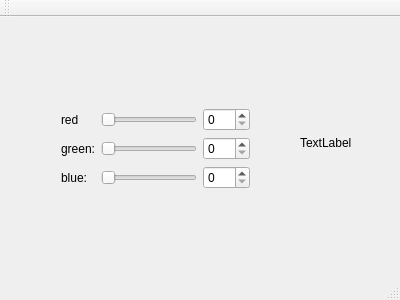
<?xml version="1.0" encoding="UTF-8"?>
<ui version="4.0">
 <class>MainWindow</class>
 <widget class="QMainWindow" name="MainWindow">
  <property name="geometry">
   <rect>
    <x>0</x>
    <y>0</y>
    <width>400</width>
    <height>300</height>
   </rect>
  </property>
  <property name="windowTitle">
   <string>MainWindow</string>
  </property>
  <widget class="QWidget" name="centralWidget">
   <widget class="QWidget" name="gridLayoutWidget">
    <property name="geometry">
     <rect>
      <x>50</x>
      <y>80</y>
      <width>211</width>
      <height>106</height>
     </rect>
    </property>
    <layout class="QGridLayout" name="gridLayout">
     <item row="3" column="0">
      <widget class="QLabel" name="labelBlue">
       <property name="text">
        <string>blue:</string>
       </property>
      </widget>
     </item>
     <item row="1" column="1">
      <widget class="QSlider" name="horizontalSliderRed">
       <property name="orientation">
        <enum>Qt::Horizontal</enum>
       </property>
      </widget>
     </item>
     <item row="2" column="1">
      <widget class="QSlider" name="horizontalSliderGreen">
       <property name="orientation">
        <enum>Qt::Horizontal</enum>
       </property>
      </widget>
     </item>
     <item row="2" column="0">
      <widget class="QLabel" name="labelGreen">
       <property name="text">
        <string>green:</string>
       </property>
      </widget>
     </item>
     <item row="3" column="1">
      <widget class="QSlider" name="horizontalSliderBlue">
       <property name="orientation">
        <enum>Qt::Horizontal</enum>
       </property>
      </widget>
     </item>
     <item row="1" column="0">
      <widget class="QLabel" name="labelRed">
       <property name="text">
        <string>red</string>
       </property>
      </widget>
     </item>
     <item row="1" column="2">
      <widget class="QSpinBox" name="spinBoxRed">
       <property name="maximum">
        <number>255</number>
       </property>
      </widget>
     </item>
     <item row="2" column="2">
      <widget class="QSpinBox" name="spinBoxGreen">
       <property name="maximum">
        <number>255</number>
       </property>
      </widget>
     </item>
     <item row="3" column="2">
      <widget class="QSpinBox" name="spinBoxBlue">
       <property name="maximum">
        <number>255</number>
       </property>
      </widget>
     </item>
    </layout>
   </widget>
   <widget class="QLabel" name="colorLabel">
    <property name="geometry">
     <rect>
      <x>300</x>
      <y>100</y>
      <width>62</width>
      <height>51</height>
     </rect>
    </property>
    <property name="text">
     <string>TextLabel</string>
    </property>
   </widget>
  </widget>
  <widget class="QMenuBar" name="menuBar">
   <property name="geometry">
    <rect>
     <x>0</x>
     <y>0</y>
     <width>400</width>
     <height>21</height>
    </rect>
   </property>
  </widget>
  <widget class="QToolBar" name="mainToolBar">
   <attribute name="toolBarArea">
    <enum>TopToolBarArea</enum>
   </attribute>
   <attribute name="toolBarBreak">
    <bool>false</bool>
   </attribute>
  </widget>
  <widget class="QStatusBar" name="statusBar"/>
 </widget>
 <layoutdefault spacing="6" margin="11"/>
 <resources/>
 <connections>
  <connection>
   <sender>horizontalSliderRed</sender>
   <signal>valueChanged(int)</signal>
   <receiver>spinBoxRed</receiver>
   <slot>setValue(int)</slot>
   <hints>
    <hint type="sourcelabel">
     <x>154</x>
     <y>130</y>
    </hint>
    <hint type="destinationlabel">
     <x>243</x>
     <y>130</y>
    </hint>
   </hints>
  </connection>
  <connection>
   <sender>horizontalSliderGreen</sender>
   <signal>valueChanged(int)</signal>
   <receiver>spinBoxGreen</receiver>
   <slot>setValue(int)</slot>
   <hints>
    <hint type="sourcelabel">
     <x>154</x>
     <y>164</y>
    </hint>
    <hint type="destinationlabel">
     <x>243</x>
     <y>164</y>
    </hint>
   </hints>
  </connection>
  <connection>
   <sender>horizontalSliderBlue</sender>
   <signal>valueChanged(int)</signal>
   <receiver>spinBoxBlue</receiver>
   <slot>setValue(int)</slot>
   <hints>
    <hint type="sourcelabel">
     <x>154</x>
     <y>198</y>
    </hint>
    <hint type="destinationlabel">
     <x>243</x>
     <y>198</y>
    </hint>
   </hints>
  </connection>
 </connections>
</ui>
